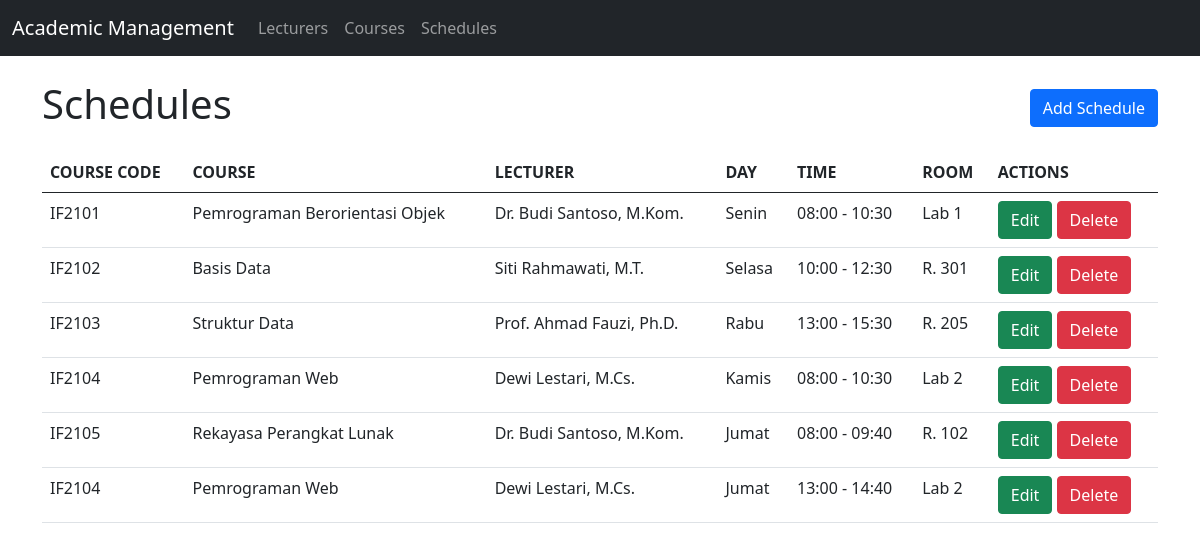
/project/controller/read.php?entity=schedules, run on the app's committed database.
### tables this page shows
CREATE TABLE IF NOT EXISTS schedules (
  id          INT UNSIGNED NOT NULL AUTO_INCREMENT,
  course_id   INT UNSIGNED NOT NULL,
  day_of_week ENUM('Senin','Selasa','Rabu','Kamis','Jumat','Sabtu') NOT NULL,
  start_time  TIME         NOT NULL,
  end_time    TIME         NOT NULL,
  room        VARCHAR(30)  NOT NULL,
  PRIMARY KEY (id),
  UNIQUE KEY uq_schedules_slot (course_id, day_of_week, start_time, end_time, room),
  KEY idx_schedules_course (course_id),
  CONSTRAINT fk_schedules_course
    FOREIGN KEY (course_id) REFERENCES courses (id)
    ON DELETE CASCADE
    ON UPDATE CASCADE,
  CONSTRAINT chk_schedules_time CHECK (end_time > start_time)
);

CREATE TABLE IF NOT EXISTS courses (
  id          INT UNSIGNED     NOT NULL AUTO_INCREMENT,
  code        VARCHAR(10)      NOT NULL,
  name        VARCHAR(100)     NOT NULL,
  credits     TINYINT UNSIGNED NOT NULL DEFAULT 2,
  lecturer_id INT UNSIGNED     NULL,
  PRIMARY KEY (id),
  UNIQUE KEY uq_courses_code (code),
  KEY idx_courses_lecturer (lecturer_id),
  CONSTRAINT fk_courses_lecturer
    FOREIGN KEY (lecturer_id) REFERENCES lecturers (id)
    ON DELETE SET NULL
    ON UPDATE CASCADE
);

CREATE TABLE IF NOT EXISTS lecturers (
  id        INT UNSIGNED NOT NULL AUTO_INCREMENT,
  name      VARCHAR(100) NOT NULL,
  nidn      VARCHAR(20)  NOT NULL,
  phone     VARCHAR(20)  NOT NULL,
  join_date DATE         NOT NULL,
  PRIMARY KEY (id),
  UNIQUE KEY uq_lecturers_nidn (nidn)
);

### project/controller/read.php (called while the page is built, shortened)
<?php
require_once __DIR__ . "/../model/connection.php";
require_once __DIR__ . "/../model/Schedules.php";
$entity = $_GET["entity"] ?? "";
$errors = [
    "load" => "Unable to load " . $entity . ".",
    "delete" => "Unable to delete the selected record.",
    "not_found" => "The requested record was not found.",
    "invalid_id" => "Invalid record identifier.",
];
$view = $entity . ".php";
try {
    switch ($entity) {
        case "schedules":
            $schedules = (new Schedules($conn))->all();
            $view = "schedules.php";
            break;
    }
} catch (Throwable $exception) {
    $error = $errors["load"];
    $view = $entity . ".php";
}
require __DIR__ . "/../view/" . $view;

### project/model/Schedules.php (called while the page is built, shortened)
<?php
class Schedules
{
    private mysqli $connection;
    public function __construct(mysqli $connection)
    {
        $this->connection = $connection;
    }
    public function all(): array
    {
        $result = $this->connection->query(
            "SELECT s.id, s.course_id, c.code AS course_code, c.name AS course_name,
                    l.name AS lecturer_name,
                    s.day_of_week, s.start_time, s.end_time, s.room
            FROM schedules s
            INNER JOIN courses c ON c.id = s.course_id
            LEFT JOIN lecturers l ON l.id = c.lecturer_id
            ORDER BY s.day_of_week, s.start_time, c.code"
        );
        return $result->fetch_all(MYSQLI_ASSOC);
    }
}

### project/view/schedules.php (the view, shortened to what this page needs)
<!doctype html>
<html lang="en">
<head>
  <link href="../view/assets/css/bootstrap.min.css" rel="stylesheet">
</head>
<body>
  <?php require __DIR__ . "/navbar.php"; ?>
  <main class="container my-4">
    <div class="d-flex justify-content-between align-items-center mb-3">
      <h1>Schedules</h1>
      <a class="btn btn-primary" href="create.php?entity=schedules">Add Schedule</a>
    </div>
    <div class="table-responsive">
      <table class="table">
        <thead>
          <tr>
            <th>COURSE CODE</th>
            <th>COURSE</th>
            <th>LECTURER</th>
            <th>DAY</th>
            <th>TIME</th>
            <th>ROOM</th>
            <th>ACTIONS</th>
          </tr>
        </thead>
        <tbody>
          <?php foreach ($schedules ?? [] as $row): ?>
            <tr>
              <td><?= htmlspecialchars($row["course_code"], ENT_QUOTES, "UTF-8") ?></td>
              <td><?= htmlspecialchars($row["course_name"], ENT_QUOTES, "UTF-8") ?></td>
              <td><?= htmlspecialchars($row["lecturer_name"] ?? "Unassigned", ENT_QUOTES, "UTF-8") ?></td>
              <td><?= htmlspecialchars($row["day_of_week"], ENT_QUOTES, "UTF-8") ?></td>
              <td>
                <?= htmlspecialchars(substr($row["start_time"], 0, 5), ENT_QUOTES, "UTF-8") ?>
                -
                <?= htmlspecialchars(substr($row["end_time"], 0, 5), ENT_QUOTES, "UTF-8") ?>
              </td>
              <td><?= htmlspecialchars($row["room"], ENT_QUOTES, "UTF-8") ?></td>
              <td class="text-nowrap">
                <a class="btn btn-success" href="update.php?entity=schedules&amp;id=<?= urlencode((string) $row["id"]) ?>">Edit</a>
                <form class="d-inline" method="post" action="delete.php?entity=schedules">
                  <button class="btn btn-danger" type="submit">Delete</button>
                </form>
              </td>
            </tr>
          <?php endforeach; ?>
        </tbody>
      </table>
    </div>
  </main>
</body>
</html>

### data on the page
schedules: course.code "IF2101", course.name "Pemrograman Berorientasi Objek", lecturers.name "Dr. Budi Santoso, M.Kom.", day_of_week "Senin", start_time "08:00", end_time "10:30", room "Lab 1"
schedules: course.code "IF2102", course.name "Basis Data", lecturers.name "Siti Rahmawati, M.T.", day_of_week "Selasa", start_time "10:00", end_time "12:30", room "R. 301"
schedules: course.code "IF2103", course.name "Struktur Data", lecturers.name "Prof. Ahmad Fauzi, Ph.D.", day_of_week "Rabu", start_time "13:00", end_time "15:30", room "R. 205"
schedules: course.code "IF2104", course.name "Pemrograman Web", lecturers.name "Dewi Lestari, M.Cs.", day_of_week "Kamis", start_time "08:00", end_time "10:30", room "Lab 2"
schedules: course.code "IF2105", course.name "Rekayasa Perangkat Lunak", lecturers.name "Dr. Budi Santoso, M.Kom.", day_of_week "Jumat", start_time "08:00", end_time "09:40", room "R. 102"
schedules: course.code "IF2104", course.name "Pemrograman Web", lecturers.name "Dewi Lestari, M.Cs.", day_of_week "Jumat", start_time "13:00", end_time "14:40", room "Lab 2"
